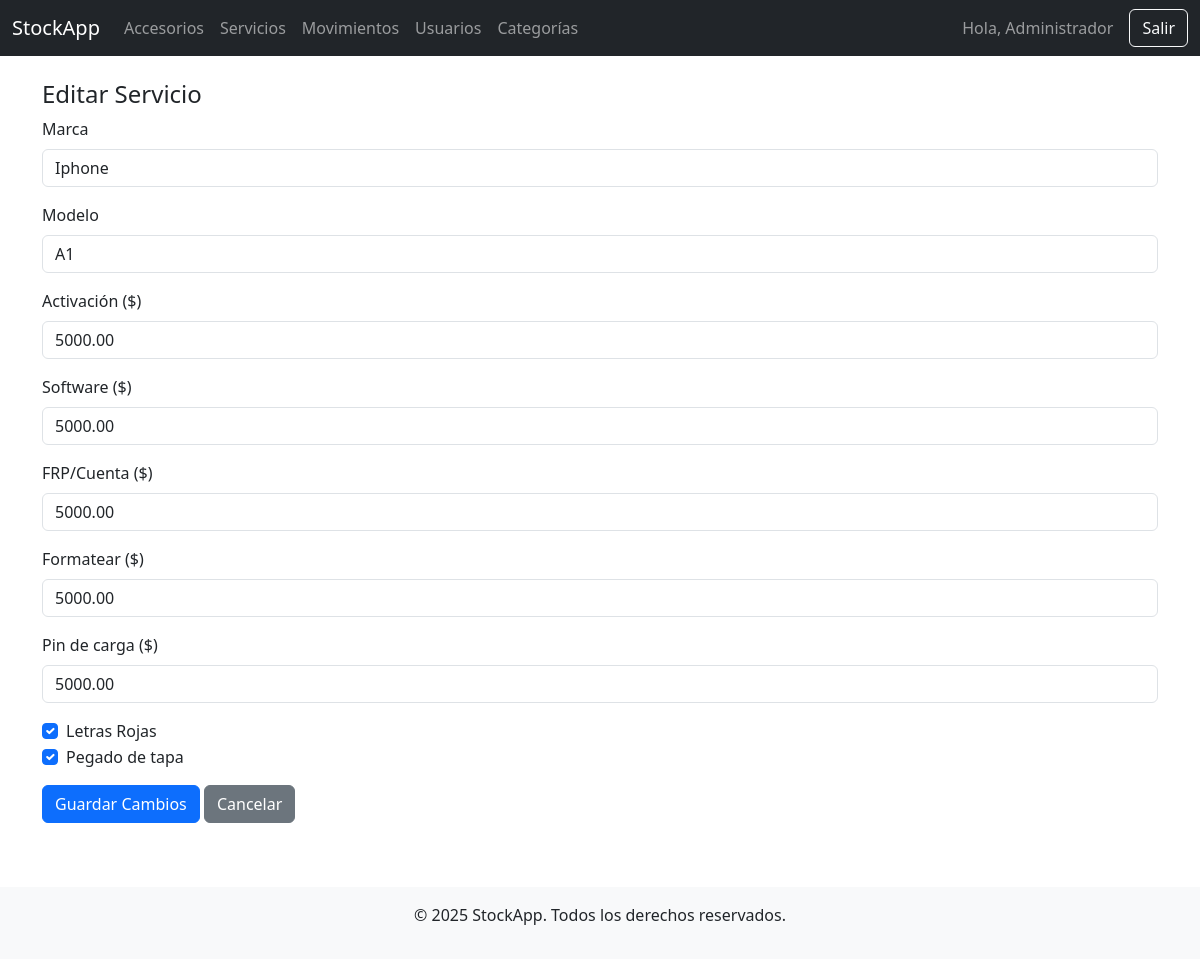
Screenshot of /servicios/editar.php?id=1 (signed in) with the database file from the repository.
### tables this page shows
CREATE TABLE `servicios` (
  `id` int(11) NOT NULL,
  `marca` varchar(100) NOT NULL,
  `modelo` varchar(100) NOT NULL,
  `activacion` decimal(10,2) DEFAULT 0.00,
  `software` decimal(10,2) DEFAULT 0.00,
  `frp` decimal(10,2) DEFAULT 0.00,
  `formatear` decimal(10,2) DEFAULT 0.00,
  `pin_de_carga` decimal(10,2) DEFAULT 0.00,
  `letras_rojas` tinyint(1) DEFAULT 0,
  `pegado_tapa` tinyint(1) DEFAULT 0,
  `activo` tinyint(1) DEFAULT 1,
  `creado_en` timestamp NOT NULL DEFAULT current_timestamp()
);

### servicios/editar.php (the view, shortened to what this page needs)
<?php
require_once '../config/database.php';
$id = (int) $_GET['id'];
$stmt = $pdo->prepare("SELECT * FROM servicios WHERE id = ?");
$stmt->execute([$id]);
$servicio = $stmt->fetch();
include '../includes/header.php';
include '../includes/navbar.php';
?>
<div class="container mt-4">
    <h4>Editar Servicio</h4>
    <form method="POST">
        <div class="mb-3">
            <label class="form-label">Marca</label>
            <input type="text" name="marca" class="form-control" value="<?= htmlspecialchars($servicio['marca']) ?>" required>
        </div>
        <div class="mb-3">
            <label class="form-label">Modelo</label>
            <input type="text" name="modelo" class="form-control" value="<?= htmlspecialchars($servicio['modelo']) ?>" required>
        </div>
        <div class="mb-3">
            <label class="form-label">Activación ($)</label>
            <input type="number" step="0.01" name="activacion" class="form-control" value="<?= $servicio['activacion'] ?>">
        </div>
        <div class="mb-3">
            <label class="form-label">Software ($)</label>
            <input type="number" step="0.01" name="software" class="form-control" value="<?= $servicio['software'] ?>">
        </div>
        <div class="mb-3">
            <label class="form-label">FRP/Cuenta ($)</label>
            <input type="number" step="0.01" name="frp" class="form-control" value="<?= $servicio['frp'] ?>">
        </div>
        <div class="mb-3">
            <label class="form-label">Formatear ($)</label>
            <input type="number" step="0.01" name="formatear" class="form-control" value="<?= $servicio['formatear'] ?>">
        </div>
        <div class="mb-3">
            <label class="form-label">Pin de carga ($)</label>
            <input type="number" step="0.01" name="pin_de_carga" class="form-control" value="<?= $servicio['pin_de_carga'] ?>">
        </div>
        <div class="mb-3">
            <div class="form-check">
                <input class="form-check-input" type="checkbox" name="letras_rojas" value="1" <?= $servicio['letras_rojas'] ? 'checked' : '' ?>>
                <label class="form-check-label">Letras Rojas</label>
            </div>
            <div class="form-check">
                <input class="form-check-input" type="checkbox" name="pegado_tapa" value="1" <?= $servicio['pegado_tapa'] ? 'checked' : '' ?>>
                <label class="form-check-label">Pegado de tapa</label>
            </div>
        </div>
        <div class="mb-3">
            <button type="submit" class="btn btn-primary">Guardar Cambios</button>
            <a href="listar.php" class="btn btn-secondary">Cancelar</a>
        </div>
    </form>
</div>
<?php include '../includes/footer.php'; ?>

### rows the page displays
servicios: marca "Iphone", modelo "A1", activacion "5000.00", software "5000.00", frp "5000.00", formatear "5000.00", pin_de_carga "5000.00", letras_rojas "☑", pegado_tapa "☑"

### other values shown
$_SESSION['nombre'] "Administrador"
